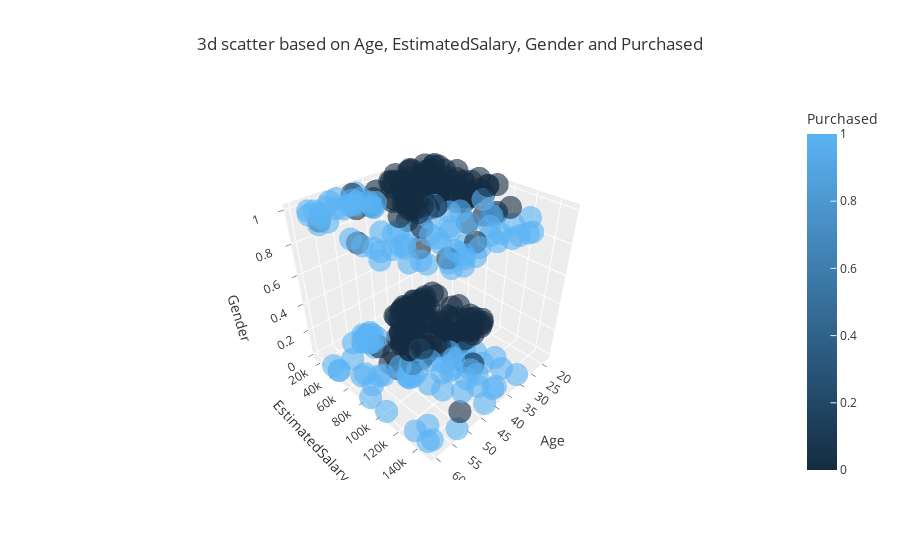

Notebook cell for this chart:
### Markdown cell above
Để rõ hơn, chung ta sử dụng biểu đồ phân tán 3d

### Code cell
fig = px.scatter_3d(
        data_frame=df,
        x='Age',
        y='EstimatedSalary',
        z='Gender',
        color='Purchased',
        template='ggplot2',
        opacity=0.6,
        height=700,
        title=f'3d scatter based on Age, EstimatedSalary, Gender and Purchased'
)

pio.show(fig)

### Figure 1 — Plotly figure (JSON) as saved in the notebook; plotly's stock layout.template omitted (floating-point values rounded to 4 significant figures; data arrays with more than 128 entries replaced by an {"elided": "..."} marker saying what was removed)
{"data": [{"hovertemplate": "Age=%{x}<br>EstimatedSalary=%{y}<br>Gender=%{z}<br>Purchased=%{marker.color}<extra></extra>", "legendgroup": "", "marker": {"color": {"elided": "400 int values"}, "coloraxis": "coloraxis", "opacity": 0.6, "symbol": "circle"}, "mode": "markers", "name": "", "scene": "scene", "showlegend": false, "type": "scatter3d", "x": {"elided": "400 int values"}, "y": {"elided": "400 int values"}, "z": {"elided": "400 int values"}}], "layout": {"autosize": true, "coloraxis": {"colorbar": {"title": {"text": "Purchased"}}, "colorscale": [[0, "rgb(20,44,66)"], [1, "rgb(90,179,244)"]]}, "legend": {"tracegroupgap": 0}, "scene": {"aspectmode": "auto", "aspectratio": {"x": 1, "y": 1, "z": 1}, "camera": {"center": {"x": 0, "y": 0, "z": 0}, "eye": {"x": 1.427, "y": 1.427, "z": 1.427}, "projection": {"type": "perspective"}, "up": {"x": 0, "y": 0, "z": 1}}, "domain": {"x": [0, 1], "y": [0, 1]}, "xaxis": {"title": {"text": "Age"}, "type": "linear"}, "yaxis": {"title": {"text": "EstimatedSalary"}, "type": "linear"}, "zaxis": {"title": {"text": "Gender"}, "type": "linear"}}, "title": {"text": "3d scatter based on Age, EstimatedSalary, Gender and Purchased"}}}
